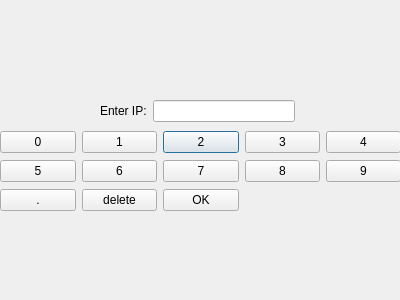
<?xml version="1.0" encoding="UTF-8"?>
<ui version="4.0">
 <class>toclient</class>
 <widget class="QDialog" name="toclient">
  <property name="geometry">
   <rect>
    <x>0</x>
    <y>0</y>
    <width>400</width>
    <height>300</height>
   </rect>
  </property>
  <property name="windowTitle">
   <string>Dialog</string>
  </property>
  <widget class="QWidget" name="gridLayoutWidget">
   <property name="geometry">
    <rect>
     <x>0</x>
     <y>130</y>
     <width>401</width>
     <height>83</height>
    </rect>
   </property>
   <layout class="QGridLayout" name="gridLayout">
    <item row="0" column="2">
     <widget class="QPushButton" name="pushButton_3">
      <property name="text">
       <string>2</string>
      </property>
     </widget>
    </item>
    <item row="0" column="3">
     <widget class="QPushButton" name="pushButton_4">
      <property name="text">
       <string>3</string>
      </property>
     </widget>
    </item>
    <item row="0" column="4">
     <widget class="QPushButton" name="pushButton_5">
      <property name="text">
       <string>4</string>
      </property>
     </widget>
    </item>
    <item row="0" column="1">
     <widget class="QPushButton" name="pushButton_2">
      <property name="text">
       <string>1</string>
      </property>
     </widget>
    </item>
    <item row="1" column="0">
     <widget class="QPushButton" name="pushButton_6">
      <property name="text">
       <string>5</string>
      </property>
     </widget>
    </item>
    <item row="0" column="0">
     <widget class="QPushButton" name="pushButton">
      <property name="text">
       <string>0</string>
      </property>
     </widget>
    </item>
    <item row="1" column="2">
     <widget class="QPushButton" name="pushButton_8">
      <property name="text">
       <string>7</string>
      </property>
     </widget>
    </item>
    <item row="1" column="3">
     <widget class="QPushButton" name="pushButton_9">
      <property name="text">
       <string>8</string>
      </property>
     </widget>
    </item>
    <item row="1" column="1">
     <widget class="QPushButton" name="pushButton_7">
      <property name="text">
       <string>6</string>
      </property>
     </widget>
    </item>
    <item row="1" column="4">
     <widget class="QPushButton" name="pushButton_10">
      <property name="text">
       <string>9</string>
      </property>
     </widget>
    </item>
    <item row="2" column="0">
     <widget class="QPushButton" name="pushButton_11">
      <property name="text">
       <string>.</string>
      </property>
     </widget>
    </item>
    <item row="2" column="1">
     <widget class="QPushButton" name="pushButton_12">
      <property name="text">
       <string>delete</string>
      </property>
     </widget>
    </item>
    <item row="2" column="2">
     <widget class="QPushButton" name="pushButton_13">
      <property name="text">
       <string>OK</string>
      </property>
     </widget>
    </item>
   </layout>
  </widget>
  <widget class="QWidget" name="">
   <property name="geometry">
    <rect>
     <x>100</x>
     <y>100</y>
     <width>195</width>
     <height>22</height>
    </rect>
   </property>
   <layout class="QHBoxLayout" name="horizontalLayout">
    <item>
     <widget class="QLabel" name="label">
      <property name="text">
       <string>Enter IP:</string>
      </property>
     </widget>
    </item>
    <item>
     <widget class="QLineEdit" name="lineEdit"/>
    </item>
   </layout>
  </widget>
 </widget>
 <resources/>
 <connections/>
</ui>
